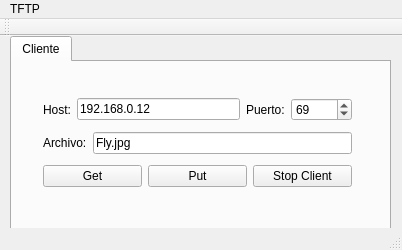
<?xml version="1.0" encoding="UTF-8"?>
<ui version="4.0">
 <class>TFTPApp</class>
 <widget class="QMainWindow" name="TFTPApp">
  <property name="geometry">
   <rect>
    <x>0</x>
    <y>0</y>
    <width>402</width>
    <height>250</height>
   </rect>
  </property>
  <property name="windowTitle">
   <string>TFTPApp</string>
  </property>
  <widget class="QWidget" name="centralWidget">
   <widget class="QTabWidget" name="tabWidget">
    <property name="geometry">
     <rect>
      <x>10</x>
      <y>0</y>
      <width>381</width>
      <height>201</height>
     </rect>
    </property>
    <property name="currentIndex">
     <number>0</number>
    </property>
    <widget class="QWidget" name="tab_2">
     <attribute name="title">
      <string>Cliente</string>
     </attribute>
     <widget class="QWidget" name="layoutWidget">
      <property name="geometry">
       <rect>
        <x>20</x>
        <y>20</y>
        <width>331</width>
        <height>121</height>
       </rect>
      </property>
      <layout class="QVBoxLayout" name="verticalLayout">
       <item>
        <layout class="QHBoxLayout" name="horizontalLayout_6">
         <item>
          <layout class="QHBoxLayout" name="horizontalLayout_2">
           <item>
            <widget class="QLabel" name="label_4">
             <property name="text">
              <string>Host:</string>
             </property>
            </widget>
           </item>
           <item>
            <widget class="QLineEdit" name="leIPHost">
             <property name="text">
              <string>192.168.0.12</string>
             </property>
            </widget>
           </item>
          </layout>
         </item>
         <item>
          <layout class="QHBoxLayout" name="horizontalLayout_3">
           <item>
            <widget class="QLabel" name="label_5">
             <property name="text">
              <string>Puerto:</string>
             </property>
            </widget>
           </item>
           <item>
            <widget class="QSpinBox" name="spPort">
             <property name="maximum">
              <number>65535</number>
             </property>
             <property name="value">
              <number>69</number>
             </property>
            </widget>
           </item>
          </layout>
         </item>
        </layout>
       </item>
       <item>
        <layout class="QHBoxLayout" name="horizontalLayout_4">
         <item>
          <widget class="QLabel" name="label_6">
           <property name="text">
            <string>Archivo:</string>
           </property>
          </widget>
         </item>
         <item>
          <widget class="QLineEdit" name="leFileName">
           <property name="text">
            <string>Fly.jpg</string>
           </property>
          </widget>
         </item>
        </layout>
       </item>
       <item>
        <layout class="QHBoxLayout" name="horizontalLayout_5">
         <item>
          <widget class="QPushButton" name="pbGet">
           <property name="text">
            <string>Get</string>
           </property>
          </widget>
         </item>
         <item>
          <widget class="QPushButton" name="pbPut">
           <property name="text">
            <string>Put</string>
           </property>
          </widget>
         </item>
         <item>
          <widget class="QPushButton" name="pbStopClient">
           <property name="enabled">
            <bool>true</bool>
           </property>
           <property name="text">
            <string>Stop Client</string>
           </property>
          </widget>
         </item>
        </layout>
       </item>
      </layout>
     </widget>
    </widget>
   </widget>
  </widget>
  <widget class="QMenuBar" name="menuBar">
   <property name="geometry">
    <rect>
     <x>0</x>
     <y>0</y>
     <width>402</width>
     <height>21</height>
    </rect>
   </property>
   <widget class="QMenu" name="menuTFTP">
    <property name="title">
     <string>TFTP</string>
    </property>
    <addaction name="actionSalir"/>
   </widget>
   <addaction name="menuTFTP"/>
  </widget>
  <widget class="QToolBar" name="mainToolBar">
   <attribute name="toolBarArea">
    <enum>TopToolBarArea</enum>
   </attribute>
   <attribute name="toolBarBreak">
    <bool>false</bool>
   </attribute>
  </widget>
  <widget class="QStatusBar" name="statusBar"/>
  <action name="actionSalir">
   <property name="text">
    <string>Salir</string>
   </property>
  </action>
 </widget>
 <layoutdefault spacing="6" margin="11"/>
 <resources/>
 <connections/>
</ui>
